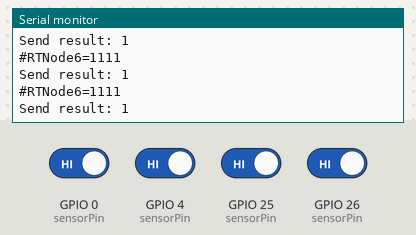
This sketch was run on a simulated ESP32. Parts: the last lines printed to the serial monitor. Inputs (shaded band) come from the test bench; at power-on: GPIO 0 (sensorPin), GPIO 4 (sensorPin), GPIO 25 (sensorPin), GPIO 26 (sensorPin) HIGH. WiFi joins after 1.5 s; servers stay silent unless stated.

Above: at 3.7 s.
3.8 s: GPIO 0 (sensorPin) driven LOW
At 3.81 s:
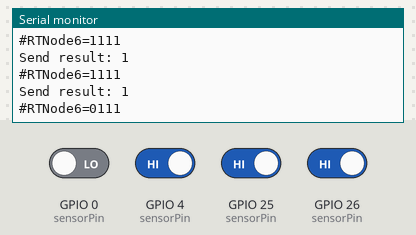
5.3 s: GPIO 4 (sensorPin) driven LOW
6.8 s: GPIO 25 (sensorPin) driven LOW
At 8.13 s:
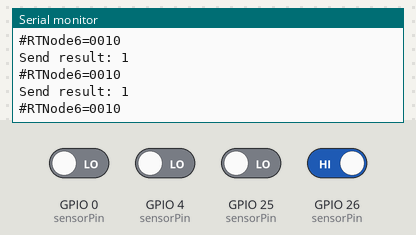
8.3 s: GPIO 26 (sensorPin) driven LOW
9.8 s: GPIO 0 (sensorPin) driven HIGH
11.3 s: GPIO 4 (sensorPin) driven HIGH
Timing chart, 0 to 13.8 s (numbered marks = the images above; inputs shaded):
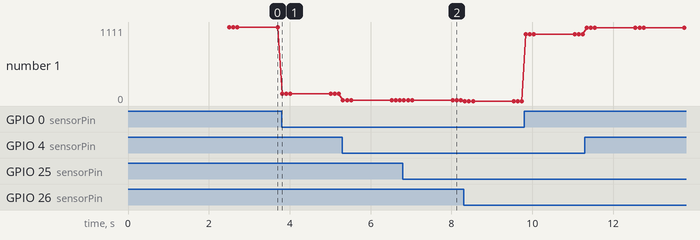

Measured:
- after the input at 3.8 s, the serial monitor: prints a new line at once (image 1)
- after the input at 6.8 s, the serial monitor: prints a new line at once (image 2)
- plotted number 1: 1111 → 111 after the input at 3.8 s, 111 → 11 after the input at 5.3 s, 11 → 10 after the input at 6.8 s, 10 → 0 after the input at 8.3 s, 0 → 1000 after the input at 9.8 s

The sketch:

sensori.ino
```cpp
#include <WiFi.h>
#include <WiFiUdp.h>
#include <WebServer.h>

#define DEVICE_ID "RTNode6" // nome del opera

// GPIO dai sensori
#define SA0  0
#define SA1  4
#define SA2 26
#define SA3 25

#define MAX_REPEAT 3

const char * ssid = "SCRIVI_SSID_NAME"; //node di wifi
const char * pass = "SCRIVI_PASS"; //password per wifi

const int localPort=1702; // la porta per inviare i dati
const int receiverPort=8085; // la porta per UDP server recivetore

IPAddress dataLoggerAddress(192, 168, 43, 46); // IP di UDP server
WiFiUDP udp;
WebServer server(80);  // la porta 80 per web server

int nLoop;
boolean debug=true;

int sensorPin[4] = { SA0, SA1, SA2, SA3 };
int sensorStatus[4] = { HIGH, HIGH, HIGH, HIGH };
int sensorVal[4];

int sendMsg=1,repeatMsg=0;
byte sendBuffer[32];
char messageBuffer[32];
long lastMessageTS=0;

// ----------- HTML-pagina -----------
String makeHTML() {
  String page = "<!DOCTYPE html><html><head>";
  page += "<meta charset='UTF-8'><meta http-equiv='refresh' content='2'>"; // autoreload 2 sec
  page += "<title>ESP32 Sensors</title>";
  page += "<style>body{font-family:Arial;text-align:center;} .ok{color:green;} .fail{color:red;}</style>";
  page += "</head><body>";
  page += "<h1>ESP32 Web Interface</h1>";
  page += "<h3>Device: " + String(DEVICE_ID) + "</h3>";
  page += "<table border='1' cellpadding='10' style='margin:auto;'><tr><th>Sensor</th><th>Status</th></tr>";
  for (int i=0; i<4; i++) {
    page += "<tr><td>Sensor " + String(i) + "</td>";
    page += (sensorStatus[i] == HIGH) ? "<td class='ok'>HIGH</td>" : "<td class='fail'>LOW</td>";
    page += "</tr>";
  }
  page += "</table>";
  page += "<p>IP: " + WiFi.localIP().toString() + "</p>";
  page += "</body></html>";
  return page;
}

void setup() {
  for(int i=0; i < 4; i++) pinMode(sensorPin[i], INPUT_PULLUP);

  Serial.begin(115200);
  WiFi.mode(WIFI_STA);
  WiFi.begin(ssid, pass);

  Serial.print("Connecting to ");
  Serial.println(ssid);

  nLoop=0;
  while (WiFi.status() != WL_CONNECTED) {
    delay(500);
    Serial.print(".");
    nLoop++;
    if (nLoop > 20) ESP.restart();
  }

  Serial.println();
  Serial.print("Connected! IP address: ");
  Serial.println(WiFi.localIP());
  Serial.print("Web server available at: http://");
  Serial.println(WiFi.localIP());

  udp.begin(localPort);

  // запускаем веб-сервер
  server.on("/", []() {
    server.send(200, "text/html", makeHTML());
  });
  server.begin();

  delay(1000);
}

void loop() {
  // loop per controllare i sensori
  for(int i=0; i < 4; i++) {
    sensorVal[i] = digitalRead(sensorPin[i]);
    if (sensorVal[i]!=sensorStatus[i]) {
      sendMsg=1;
      repeatMsg=0;
      sensorStatus[i]=sensorVal[i];
    }
  }

  if (millis()-lastMessageTS > 1000) {
    sendMsg=1;
    repeatMsg=0;
  }

  if (sendMsg) {
    memset(messageBuffer, 0, sizeof(messageBuffer));
    sprintf(messageBuffer,"#%s=%d%d%d%d",DEVICE_ID,sensorStatus[0],sensorStatus[1],sensorStatus[2],sensorStatus[3]);
    Serial.println(messageBuffer);
    int len = strlen(messageBuffer);
    for(int i=0; i < len; i++) sendBuffer[i] = messageBuffer[i];
    sendUDPMessage(sendBuffer, len);
    lastMessageTS=millis();
    repeatMsg++;
    if (repeatMsg>=MAX_REPEAT) sendMsg=0;
  }

  server.handleClient();
  delay(100);
}

void sendUDPMessage(byte buffer[], int msgLen) {
  udp.beginPacket(dataLoggerAddress, receiverPort);
  udp.write(buffer, msgLen);
  int result = udp.endPacket();
  Serial.print("Send result: ");
  Serial.println(result);
}
```
